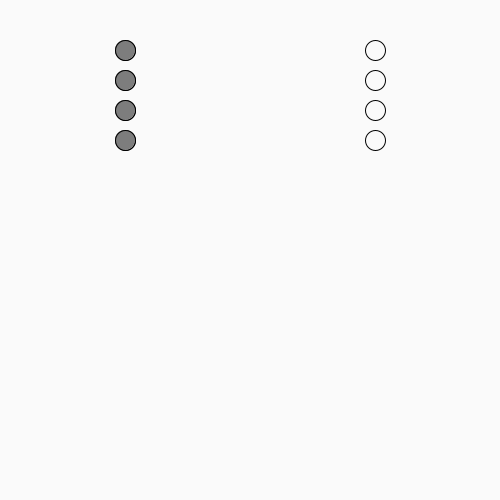
Frame 1 (no input)
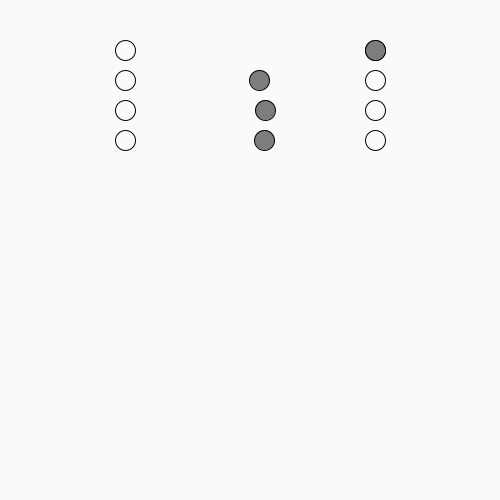
Frame 60 (the mouse pressed at the canvas centre just before this capture)
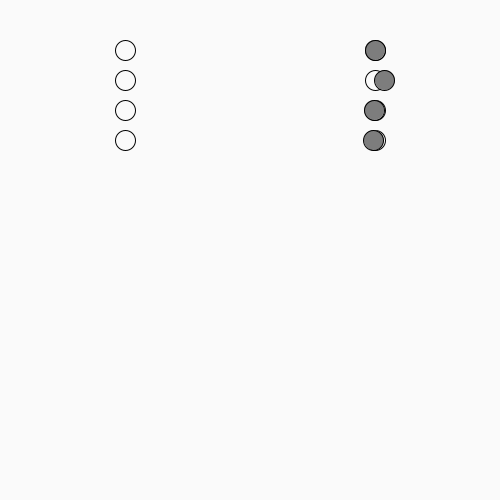
Frame 120 (the mouse held since frame 60 and released just before this capture)

The Processing sketch that drew these frames (run headless with seeded random() and noise(); from frame 60 on, the mouse is pressed at the canvas centre):

// Processing sketch: metodos
// ── metodos.pde
float step (float x0, float x1, float t ) {
  return (t >= 0.5)? x1: x0;
}

float linear (float x0, float x1, float t ) {
  return x0 + t * (x1 - x0);
}

float cosine (float x0, float x1, float t ) {
  return linear(x0, x1,-cos(PI*t)/2 + .5 );
}

float smoothStep (float x0, float x1, float t ) {
  return linear(x0, x1, t * t * (3 - 2*t) );
}

void DrawHelper (float x, float y, float x0, float x1) {
  noFill();
  circle(x0, y, 20); // punto inicial
  circle(x1, y, 20); // punto final
  fill(125);
  circle(x, y, 20); // Elemento interpolado
}
float ti;
void setup () {
  size (500, 500);
  ti = millis()/1000.0;
}

void draw () {
  background(250);
  float tf = millis()/1000.0;
  float x0 = 125, x1 = 375;
  float t = (tf - ti)/2.0;
  float is = step(x0, x1, t);
  DrawHelper(is, 50, x0, x1);
  float il = linear (x0, x1, t);
  DrawHelper(il, 80, x0, x1);
  float ic = cosine(x0, x1, t);
  DrawHelper(ic, 110, x0, x1);
  float iss = smoothStep(x0, x1, t);
  DrawHelper(iss, 140, x0, x1);
}
